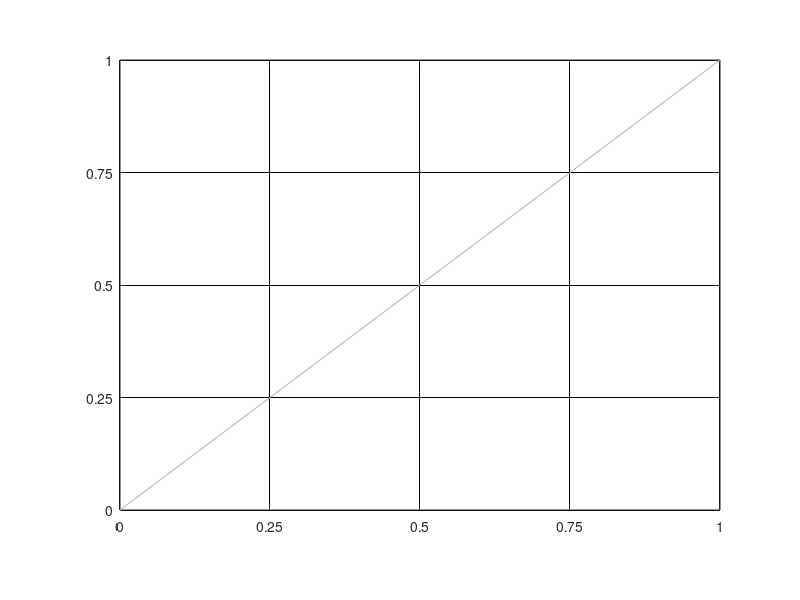

Recreate this plot in MATLAB. (Note: this script raises an error after producing the figure.)
%=============================================================================
% Copyright (c) 2016-present Allan CORNET (Nelson)
%=============================================================================
% This file is part of Nelson.
%=============================================================================
% LICENCE_BLOCK_BEGIN
% SPDX-License-Identifier: LGPL-3.0-or-later
% LICENCE_BLOCK_END
%=============================================================================
% <--WEIGHT 2-->
% <--ADV-CLI MODE-->
%=============================================================================
close all
%=============================================================================
f = figure('Visible', 'off', 'InnerPosition', [100 100 320 240], 'Color', [1 1 1]);
ax = axes('Parent', f, 'Position', [0.15 0.15 0.75 0.75]);
plot(ax, [0 1], [0 1], 'Color', [0.7 0.7 0.7]);
set(ax, 'XLim', [0 1], 'YLim', [0 1], 'XTick', 0:0.25:1, 'YTick', 0:0.25:1, ...
  'XGrid', 'on', 'YGrid', 'on', 'GridColor', [0 0 0], 'GridAlpha', 1, ...
  'GridLineStyle', '-');
ax.GridLineWidth = 0.5;
drawnow();
thinGridFrame = getframe(f).cdata;
ax.GridLineWidth = 6;
drawnow();
thickGridFrame = getframe(f).cdata;
asserts.isequal(ax.GridLineWidthMode, 'manual');
asserts.istrue(frame_delta(thinGridFrame, thickGridFrame) > 0);
close(f);
%=============================================================================
function assert_mode_switch(h, propertyName, modeName, value)
  set(h, modeName, 'auto');
  set(h, propertyName, value);
  asserts.isequal(get(h, modeName), 'manual');
end

%=============================================================================
function delta = frame_delta(a, b)
  delta = sum(abs(double(a(:)) - double(b(:))));
end
%=============================================================================
function frameSize = expectedFrameSize(f)
  position = f.Position;
  ratio = f.DevicePixelRatio;
  frameSize = [round(position(4) * ratio), round(position(3) * ratio), 3];
end
%=============================================================================
function [left, top, right, bottom] = axes_edges(frame, ax)
  imageHeight = size(frame, 1);
  imageWidth = size(frame, 2);
  position = ax.Position;
  left = max(3, round(position(1) * imageWidth));
  right = min(imageWidth - 2, round((position(1) + position(3)) * imageWidth));
  top = max(3, round((1 - position(2) - position(4)) * imageHeight));
  bottom = min(imageHeight - 2, round((1 - position(2)) * imageHeight));
end
%=============================================================================
function ratio = dark_ratio(region)
  dark = region(:, :, 1) < 180 & region(:, :, 2) < 180 & region(:, :, 3) < 180;
  ratio = sum(dark(:)) / numel(dark);
end
%=============================================================================
function len = bottom_tick_length(frame, ax, direction)
  [left, ~, right, bottom] = axes_edges(frame, ax);
  x = round((left + right) / 2);
  len = 0;
  started = false;
  if strcmp(direction, 'in')
    rows = (bottom - 1):-1:1;
  else
    rows = (bottom + 1):size(frame, 1);
  end
  for y = rows
    region = frame(y, x - 1:x + 1, :);
    hit = dark_ratio(region) > 0;
    if hit
      len = len + 1;
      started = true;
    elseif started
      return;
    end
  end
end
%=============================================================================
function count = tick_label_dark_pixel_count(frame, ax)
  [left, top, ~, bottom] = axes_edges(frame, ax);
  dark = frame(:, :, 1) < 180 & frame(:, :, 2) < 180 & frame(:, :, 3) < 180;
  dark(max(1, bottom - 2):min(size(frame, 1), bottom + 2), :) = false;
  dark(:, max(1, left - 2):min(size(frame, 2), left + 2)) = false;
  labelMask = false(size(dark));
  labelMask(max(1, top - 30):min(size(frame, 1), bottom + 30), :) = true;
  count = sum(dark(:) & labelMask(:));
end
%=============================================================================
